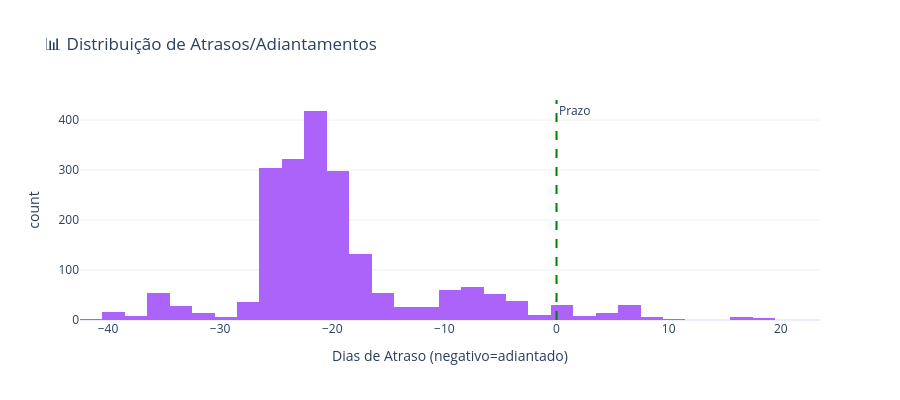

The code cell stored with this chart in its notebook:
### Code cell
# Fig 8: Delay Distribution
fig = px.histogram(fact_sales, x='shipping_delay_days', nbins=40,
                  title='📊 Delays and Early Deliveries — Distribution',
                  labels={'shipping_delay_days': 'Delay (days, negative = early)', 'count': 'Orders'},
                  color_discrete_sequence=['#AB63FA'])
fig.add_vline(x=0, line_dash='dash', line_color='green', annotation_text='On Time')
fig.update_layout(height=400)
fig.show()

### Figure 1 — Plotly figure (JSON) as saved in the notebook; plotly's stock layout.template omitted (floating-point values rounded to 4 significant figures; data arrays with more than 128 entries replaced by an {"elided": "..."} marker saying what was removed)
{"data": [{"bingroup": "x", "hovertemplate": "Dias de Atraso (negativo=adiantado)=%{x}<br>count=%{y}<extra></extra>", "legendgroup": "", "marker": {"color": "#AB63FA", "pattern": {"shape": ""}}, "name": "", "nbinsx": 40, "orientation": "v", "showlegend": false, "type": "histogram", "x": {"elided": "2155 float values"}, "xaxis": "x", "yaxis": "y"}], "layout": {"annotations": [{"showarrow": false, "text": "Prazo", "x": 0, "xanchor": "left", "xref": "x", "y": 1, "yanchor": "top", "yref": "y domain"}], "barmode": "relative", "height": 400, "legend": {"tracegroupgap": 0}, "shapes": [{"line": {"color": "green", "dash": "dash"}, "type": "line", "x0": 0, "x1": 0, "xref": "x", "y0": 0, "y1": 1, "yref": "y domain"}], "title": {"text": "📊 Distribuição de Atrasos/Adiantamentos"}, "xaxis": {"anchor": "y", "domain": [0, 1], "title": {"text": "Dias de Atraso (negativo=adiantado)"}}, "yaxis": {"anchor": "x", "domain": [0, 1], "title": {"text": "count"}}}}
